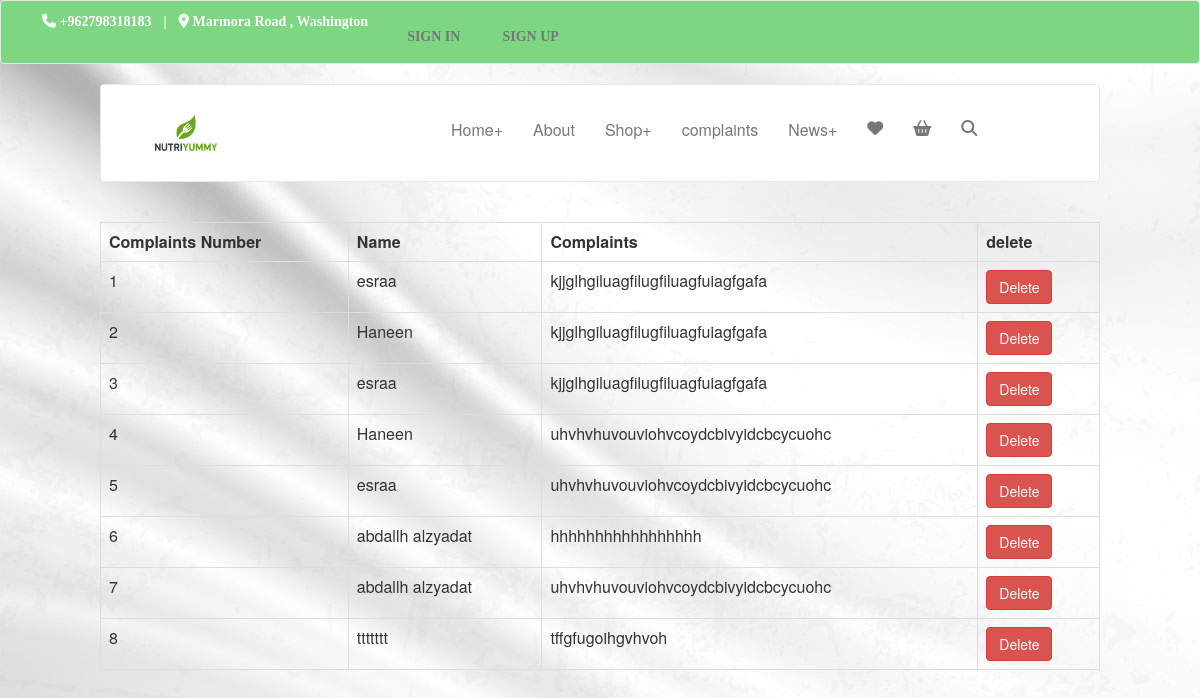
The app's page /admin.php with its own data.
### tables this page shows
CREATE TABLE `comp` (
  `name` varchar(50) NOT NULL,
  `text` varchar(250) NOT NULL,
  `usernumper` int(50) NOT NULL
);

### admin.php (the view, shortened to what this page needs)
<?php include 'header.php'; ?>
<center>
    <div style="padding-left: 100px;padding-right: 100px;">
        <table class="table table-bordered">
            <tr>
                <th> Complaints Number </th>
                <th> Name </th>
                <th> Complaints </th>
                <th> delete </th>
            </tr>
            </center>
<?php
        $con = new mysqli("localhost", "root", "", "nutri");
        $st = $con->prepare("select * from comp");
        $st->execute();
        $rs = $st->get_result();
        while ($row=$rs->fetch_assoc())
        {
            echo '<tr>';
            echo '<td>'.$row["usernumper"].'</td>';
            echo '<td>'.$row["name"].'</td>';
            echo '<td>'.$row["text"].'</td>';
             echo '<td><input type="button" value="Delete" class="btn btn-danger" id="btndel" data-smo="'.$row["name"].'" data-qty="'.$row["text"].'" /></td>';
            echo '</tr>';
        }
        ?>

### header.php (style rules this page uses)
body { background-image: url('img/h4-bg-slider1.jpg') }

### records on screen
comp: usernumper "1", name "esraa", text "kjjglhgiluagfilugfiluagfuiagfgafa"
comp: usernumper "2", name "Haneen", text "kjjglhgiluagfilugfiluagfuiagfgafa"
comp: usernumper "3", name "esraa", text "kjjglhgiluagfilugfiluagfuiagfgafa"
comp: usernumper "4", name "Haneen", text "uhvhvhuvouviohvcoydcbivyidcbcycuohc"
comp: usernumper "5", name "esraa", text "uhvhvhuvouviohvcoydcbivyidcbcycuohc"
comp: usernumper "6", name "abdallh alzyadat", text "hhhhhhhhhhhhhhhhh"
comp: usernumper "7", name "abdallh alzyadat", text "uhvhvhuvouviohvcoydcbivyidcbcycuohc"
comp: usernumper "8", name "ttttttt", text "tffgfugoihgvhvoh"
